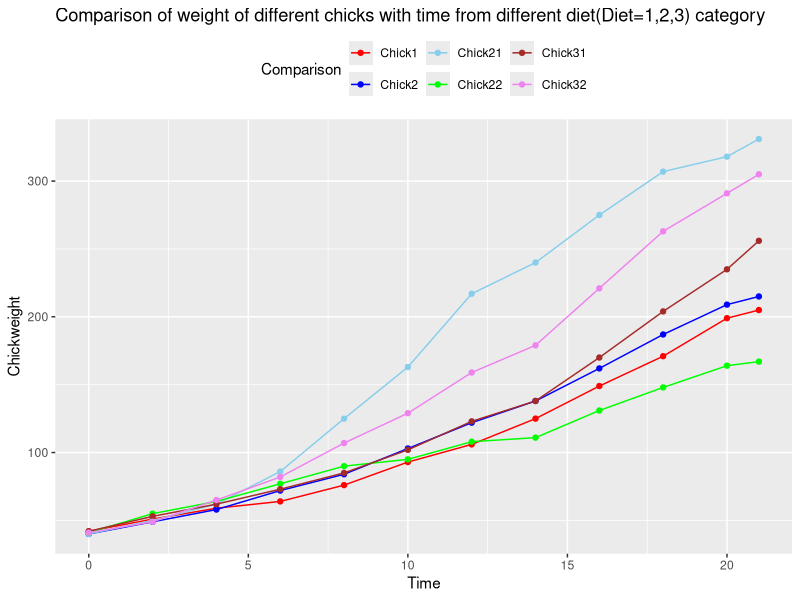

Reproduce this figure in R.


df1<-subset(ChickWeight,Diet==1)#subset() helps me to get all rows where diet==1 satisfies.
df1                             #Subset only accepts data,logical operators i.e.==,<,> etc.
max(df1$weight)
df1_1<-data.frame(subset(df1,Chick==1))   #Extracting and transforming into data.frame from Chick==1 category
df1_2<-data.frame(subset(df1,Chick==2))   #Extracting and transforming into data.frame from Chick==2 category
df1_1
df1_2

df2<-subset(ChickWeight,Diet==2)  #Extracting dataset from Diet==2 category.
df2
df2_1<-data.frame(subset(df2,Chick==21)) #Extracting and transforming into data.frame from Chick==21 category
df2_2<-data.frame(subset(df2,Chick==22)) #Extracting and transforming into data.frame from Chick==22 category 
df2_1
df2_2

df3<-subset(ChickWeight,Diet==3)
df3
df3_1<-data.frame(subset(df3,Chick==31)) #Extracting and transforming into data.frame from Chick==31 category
df3_2<-data.frame(subset(df3,Chick==32)) #Extracting and transforming into data.frame from Chick==32 category
df3_1
df3_2









library(ggplot2)       #aes()creates a something so to create legend we have to place color inside it.
                       #scale_color_manual() or scale_color_identity basically specifies that has been created using aes()
ggplot()+              #theme() is to customize the legend.
  geom_point(data=df1_1,mapping=aes(x=Time,y=weight,color="Chick1"))+geom_line(data=df1_1,mapping=aes(x=Time,y=weight,color="Chick1"))+
  geom_point(data=df1_2,mapping=aes(x=Time,y=weight,color="Chick2"))+geom_line(data=df1_2,mapping=aes(x=Time,y=weight,color="Chick2"))+
  geom_point(data=df2_1,mapping=aes(x=Time,y=weight,color="Chick21"))+geom_line(data=df2_1,mapping=aes(x=Time,y=weight,color="Chick21"))+
  geom_point(dat=df2_2,mapping=aes(x=Time,y=weight,color="Chick22"))+geom_line(dat=df2_2,mapping=aes(x=Time,y=weight,color="Chick22"))+
  geom_point(data=df3_1,mapping=aes(x=Time,y=weight,color="Chick31"))+geom_line(data=df3_1,mapping=aes(x=Time,y=weight,color="Chick31"))+
  geom_point(data=df3_2,mapping=aes(x=Time,y=weight,color="Chick32"))+geom_line(data=df3_2,mapping=aes(x=Time,y=weight,color="Chick32"))+
  
  
  
  
  labs(x="Time",y="Chickweight",title="Comparison of weight of different chicks with time from different diet(Diet=1,2,3) category ")+
  scale_color_manual(name="Comparison",
                     breaks=c("Chick1","Chick2","Chick21","Chick22","Chick31","Chick32"),values=c("Chick1"="red","Chick2"="blue","Chick21"="skyblue","Chick22"="green","Chick31"="brown","Chick32"="violet"))+
  theme(legend.position="top")
 #breaks argument is to specify the order of text inside legend.
 #values is to specify the color to each text.

















